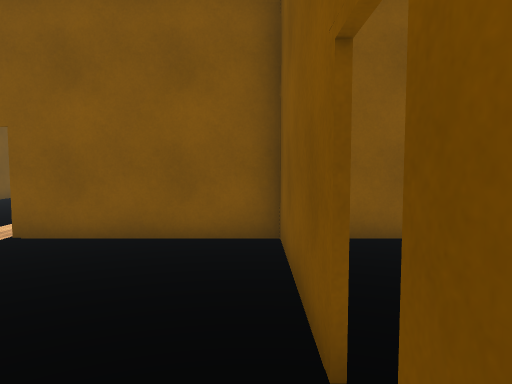
[1] (above)

17 first-person views from a walk through a Unity game level. The camera is 1.3 m above the floor, tilts 4° down and sees 70° across. The floor is counted in squares, 1 m on a side. Each view is taken from the middle of a square. On the plan, view 1 faces up. The plan holds only what a view shows up to about 15 squares ahead; the rest is blank. The place goes on beyond the plan. The player character is not drawn. Door leaves are left out, so doorways stand open. Surface patterns are stand-ins for the level's own textures.

[2]
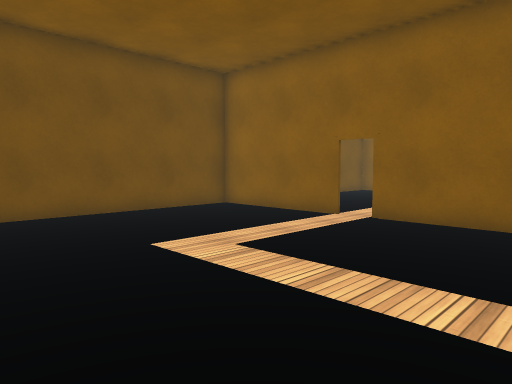

[3]
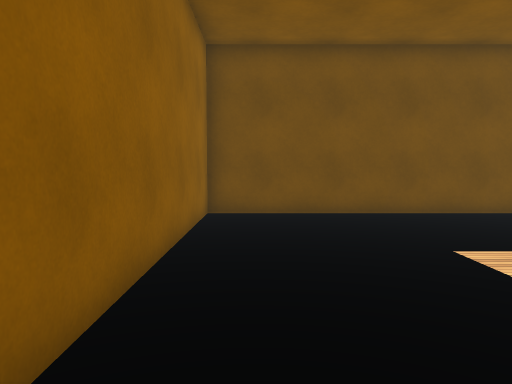

[4]
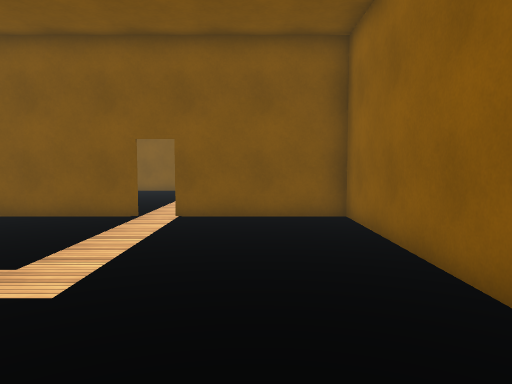

[5]
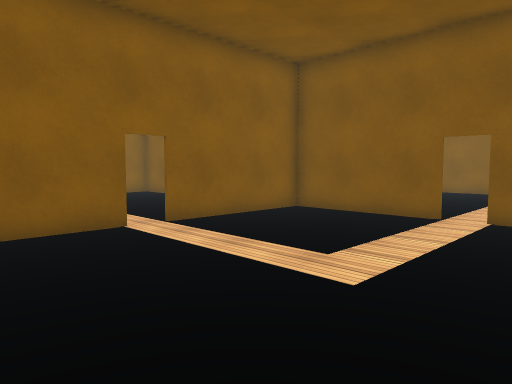

[6]
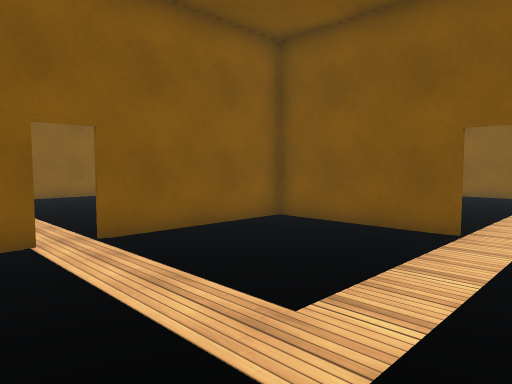

[7]
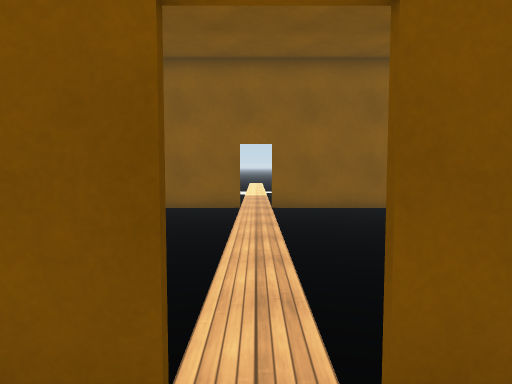

[8]
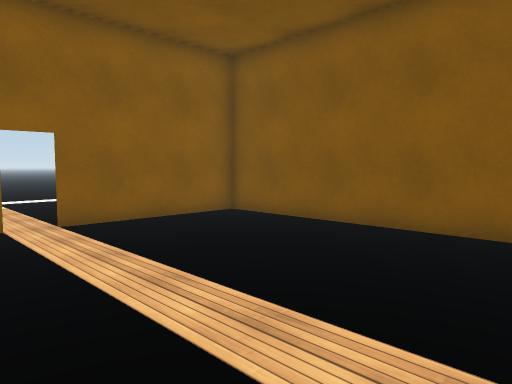

[9]
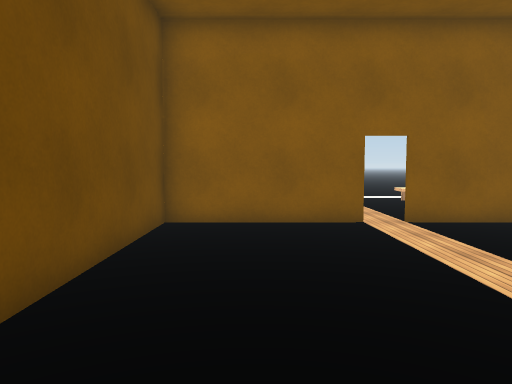

[10]
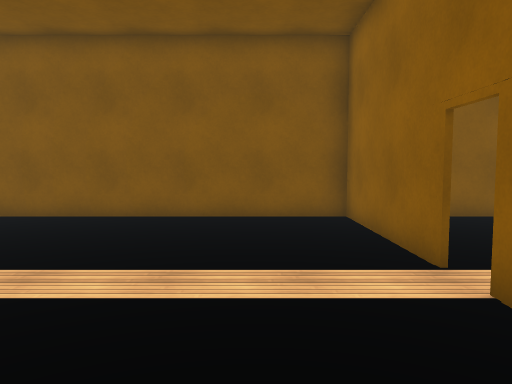

[11]
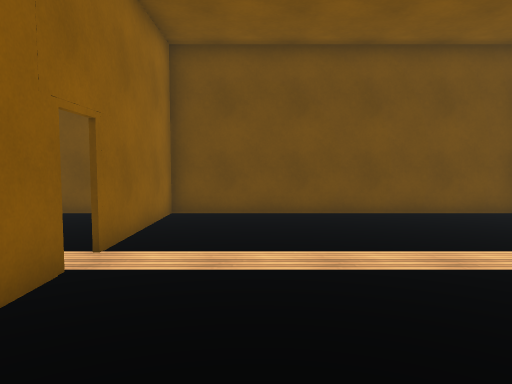

[12]
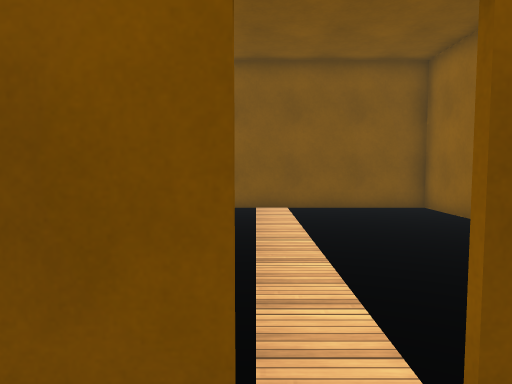

[13]
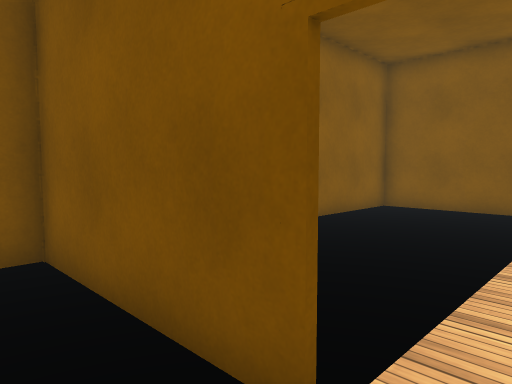

[14]
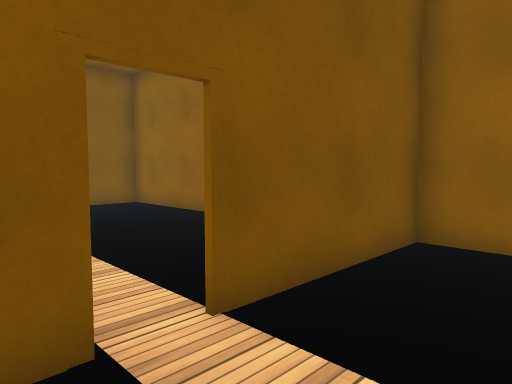

[15]
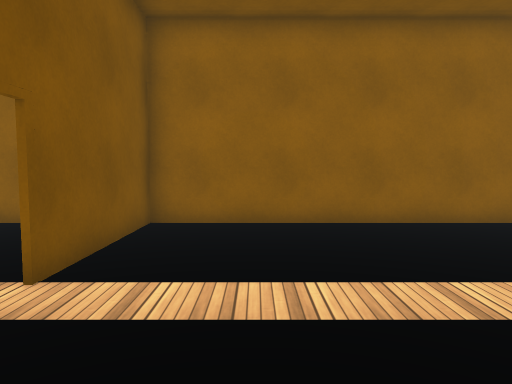

[16]
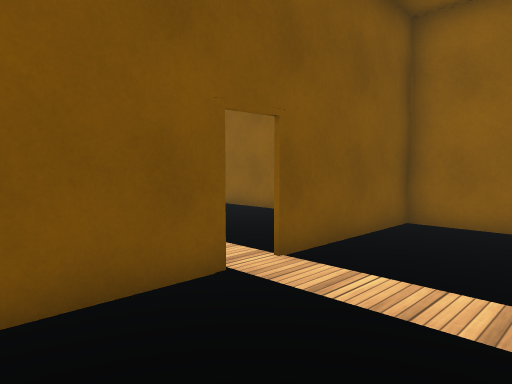

[17]
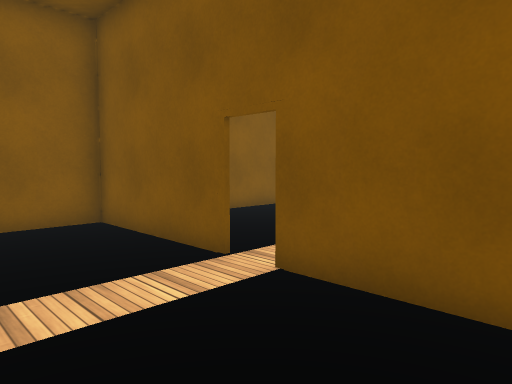

### Floor plan
Ten units are one square. View 1 is at (0, 0); x grows to the right and y downward. Boxes are objects, and circles mark ways between rooms. Rooms are numbered by the first view taken in them; rooms with no view inside come last. Other rooms are left out.
<svg viewBox="-106 -170 217 209">
<path fill="none" stroke="#000" d="M-54 -65 -101 -65M4 -20 4 -70M-101 -70 -101 34 4 34 4 -11M11 -65 -45 -65M-54 -164 -101 -164 -101 -70M-45 -67 5 -67M-101 -67 -54 -67M4 -70 4 -164 -45 -164M28 -65 11 -65M34 34 106 34 106 -65 44 -65"/>
<circle cx="-50" cy="-70" r="3" fill="#2a7"/>
<circle cx="5" cy="-15" r="3" fill="#2a7"/>
<text x="-50" y="-20">1</text>
<text x="-50" y="-120">2</text>
<text x="60" y="-20">3</text>
</svg>
Room 1 opens to room 2. Room 1 opens to room 3.

Where each view was taken, in squares from view 1:
view 1: 0 up, 0 right, facing up
view 2: 2 down, 0 right, facing up-left
view 3: 2 down, 0 right, facing left
view 4: 1 down, 9 left, facing right
view 5: 1 down, 9 left, facing up-right
view 6: 0 up, 7 left, facing up-right
view 7: 5 up, 5 left, facing up
view 8: 8 up, 7 left, facing up-right
view 9: 8 up, 8 left, facing up
view 10: 9 up, 9 left, facing right
view 11: 9 up, 0 right, facing left
view 12: 2 up, 1 left, facing right
view 13: 1 up, 1 left, facing up-right
view 14: 3 up, 2 left, facing down-right
view 15: 5 up, 2 left, facing down
view 16: 5 up, 3 left, facing down-right
view 17: 2 down, 3 left, facing up-right
